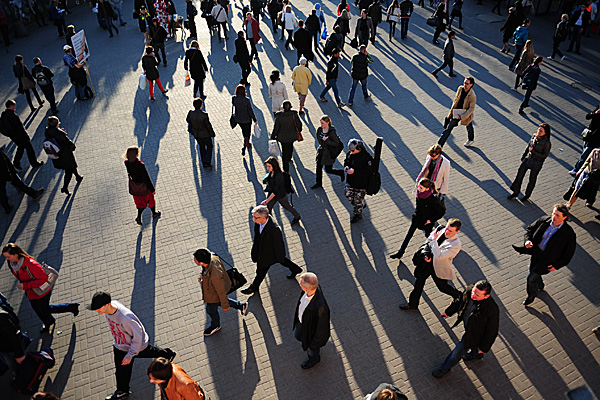
#> input picture Zdjecia/a12.jpeg, 600 x 400 px
$ python main6.py
#> lines starting #> are read from the running program, lines starting #| are printed output that depends on the picture; after the words box and inside, x2 and y2 are one past the last pixel; in counts of white or black regions, pixels touching at a corner belong together
### main5.py
import cv2

import numpy as np
from imutils.object_detection import  non_max_suppression

HOGCV = cv2.HOGDescriptor()
HOGCV.setSVMDetector(cv2.HOGDescriptor_getDefaultPeopleDetector())

def Detect (frame):
    rects, weights = HOGCV.detectMultiScale(frame,winStride=(4,4),padding=(8,8),scale=1.03)
    rects = np.array([[x,y,x+w,y+h] for (x,y,w,h) in rects])
    pick = non_max_suppression(rects,probs=None,overlapThresh=0.65)
    c=1
    for x,y,w,h in pick:
        cv2.rectangle(frame, (x,y), (w,h), (0,0,255),2)
        #cv2.rectangle(frame, (x,y - 20), (w,y), (0,0,255), -1)
        c +=1

    cv2.imshow("zdj", frame)
    return frame

### main6.py
import cv2
import imutils
from main5 import Detect


img = cv2.imread("Zdjecia/a12.jpeg")
#> img is the input picture: shape (400, 600, 3); mean B, G, R 85.8, 84.6, 87.5
img = imutils.resize(img,width=900)
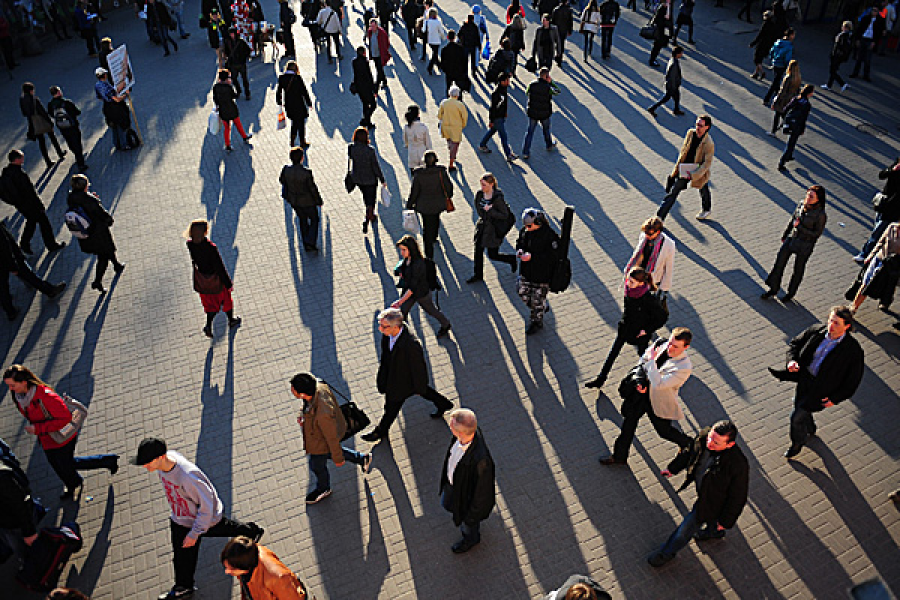
#> img: shape (600, 900, 3); mean B, G, R 85.9, 84.7, 87.6

img = Detect(img)
#> in Detect, `rects, weights = HOGCV.detectMultiScale(frame,winStride=(4,4),padding=..`: rects = 13 rows, first 6: [259, 44, 70, 140], [507, 49, 66, 132], [188, 50, 70, 139], [327, 110, 75, 149], [257, 128, 83, 166], [393, 133, 75, 150]; weights = [1.48, 0.562, 0.607, 1.02, 1.35, 2.23, 0.257, 0.797, 0.341, 0.293, 0.368, 0.282, 0.116]
#> in Detect, `rects = np.array([[x,y,x+w,y+h] for (x,y,w,h) in rects])`: rects = 13 rows, first 6: [259, 44, 329, 184], [507, 49, 573, 181], [188, 50, 258, 189], [327, 110, 402, 259], [257, 128, 340, 294], [393, 133, 468, 283]
#> in Detect, `pick = non_max_suppression(rects,probs=None,overlapThresh=0.65)`: pick = [[321, 367, 438, 600], [417, 381, 513, 573], [282, 380, 352, 521], [477, 261, 552, 410], [169, 209, 245, 361], [257, 128, 340, 294], [393, 133, 468, 283], [327, 110, 402, 259], [188, 50, 258, 189], [259, 44, 329, 184], [507, 49, 573, 181], [81, 26, 155, 173]]
#> the loop in Detect, `for x,y,w,h in pick:` made 12 passes
#> after the loop in Detect, `for x,y,w,h in pick:`:
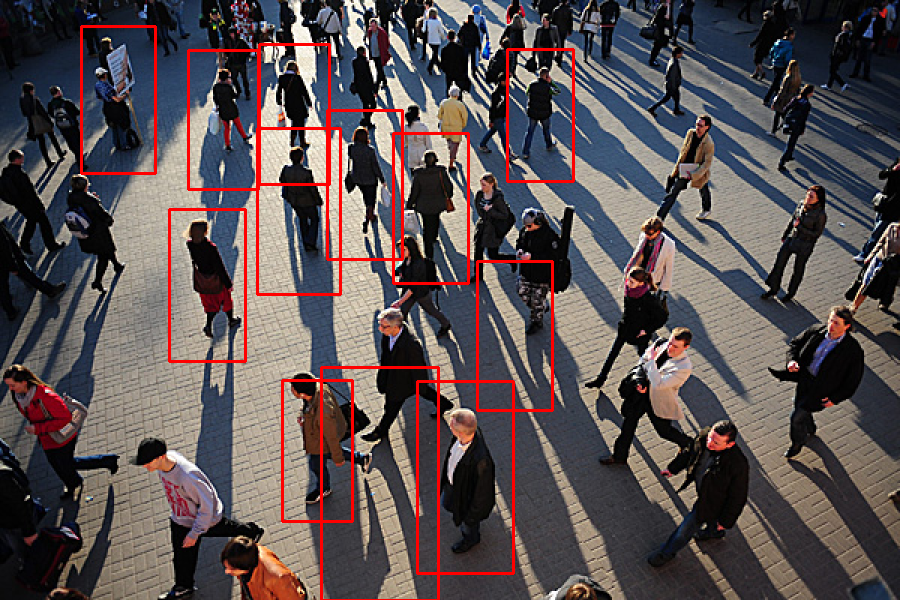
#> frame: shape (600, 900, 3); 2.99% of pixels changed, all inside (x1, y1, x2, y2) = (80, 25, 575, 600)
#> after the loop in Detect, `for x,y,w,h in pick:`: c = 13
cv2.waitKey(0)
cv2.destroyAllWindows()

$ run again, with Zdjecia/a1.jpg copied over Zdjecia/a12.jpeg
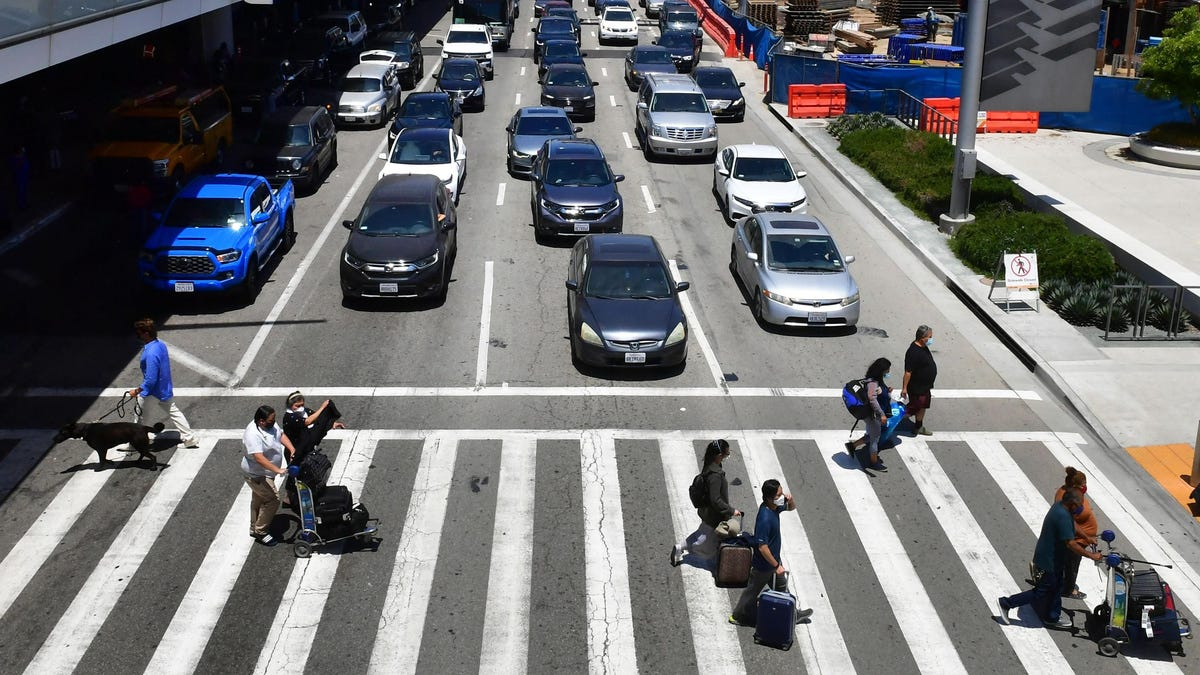
#> input picture Zdjecia/a1.jpg, 1200 x 675 px
#> img is the input picture: shape (675, 1200, 3); mean B, G, R 115, 113.3, 112.5
#> img: shape (506, 900, 3)
#> in Detect, `rects, weights = HOGCV.detectMultiScale(frame,winStride=(4,4),padding=..`: rects = [[163, 287, 70, 139], [423, 24, 89, 178], [478, 107, 110, 219]]; weights = [1.01, 0.346, 0.787]
#> in Detect, `rects = np.array([[x,y,x+w,y+h] for (x,y,w,h) in rects])`: rects = [[163, 287, 233, 426], [423, 24, 512, 202], [478, 107, 588, 326]]
#> pick = [[163, 287, 233, 426], [478, 107, 588, 326], [423, 24, 512, 202]]
#> the loop in Detect, `for x,y,w,h in pick:` made 3 passes
#> after the loop in Detect, `for x,y,w,h in pick:`:
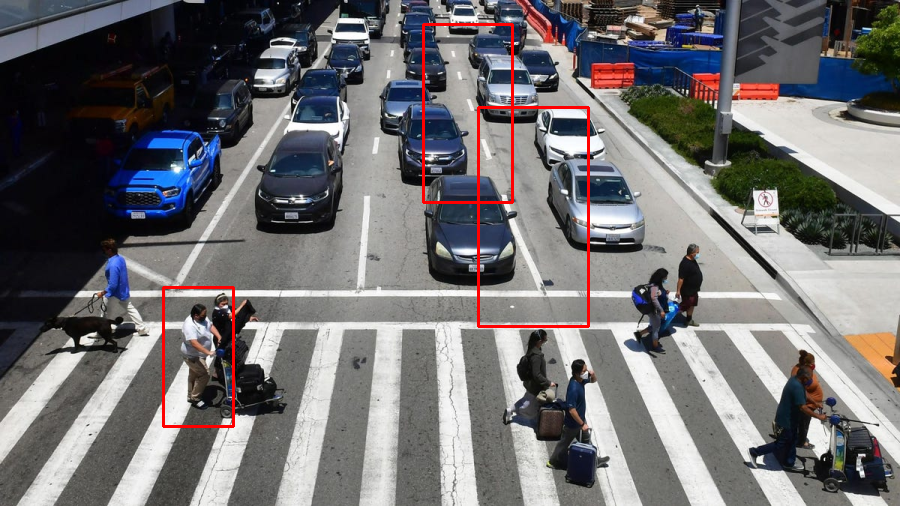
#> frame: shape (506, 900, 3); mean B, G, R 113.6, 112, 113.9
#> after the loop in Detect, `for x,y,w,h in pick:`: c = 4

$ run again, with Zdjecia/a2.jpg copied over Zdjecia/a12.jpeg
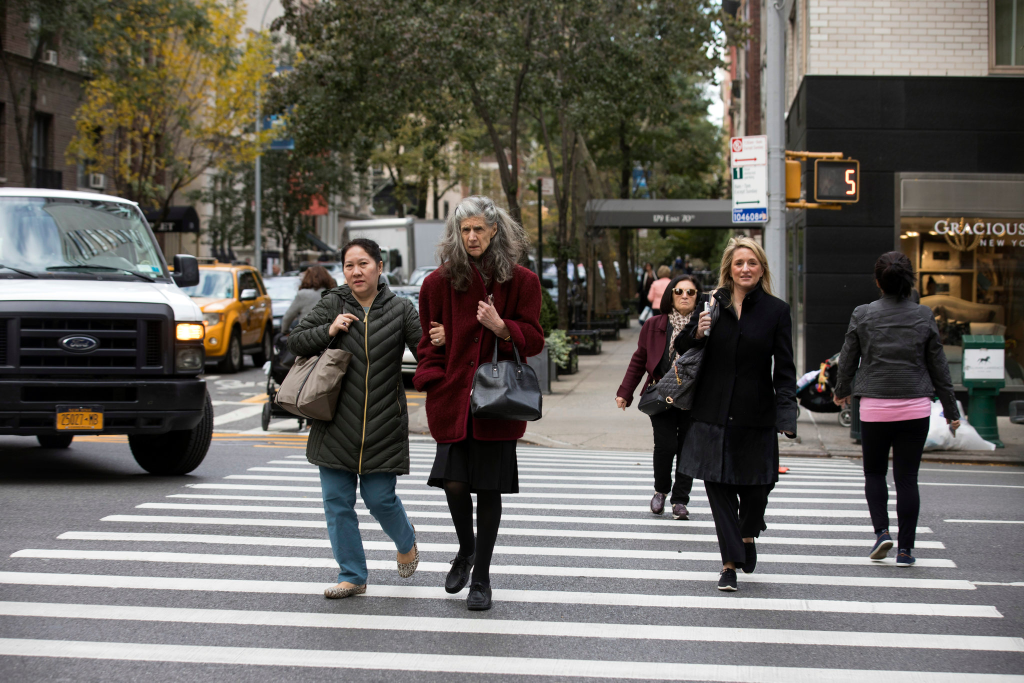
#> input picture Zdjecia/a2.jpg, 2048 x 1365 px (shown at 1/2 size)
#> img is the input picture: shape (1365, 2048, 3); mean B, G, R 94.1, 99.7, 103.1
#> `img = imutils.resize(img,width=900)`:
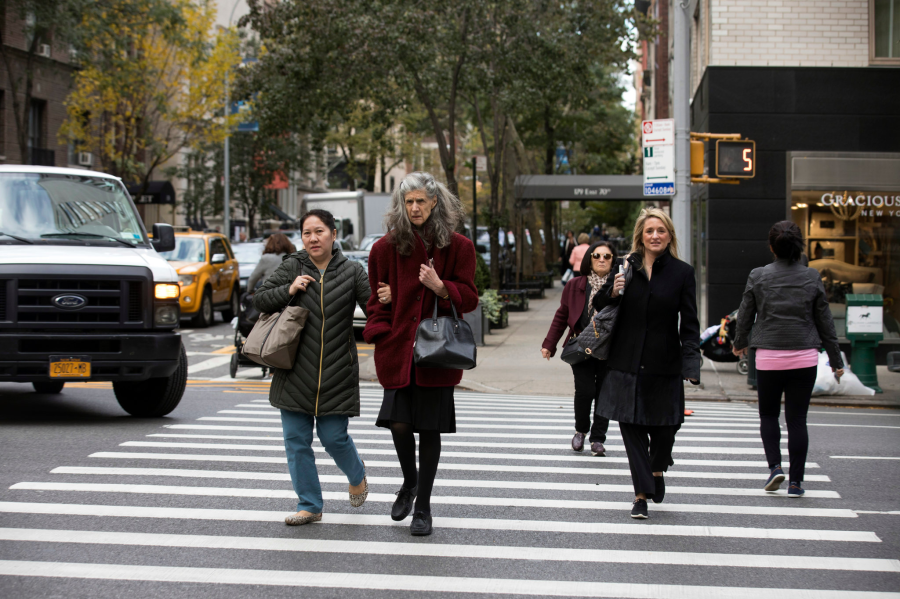
#> img: shape (599, 900, 3); mean B, G, R 94.1, 99.7, 103.1
#> in Detect, `rects, weights = HOGCV.detectMultiScale(frame,winStride=(4,4),padding=..`: rects = [[349, 280, 144, 288], [527, 186, 176, 351], [699, 198, 173, 347], [213, 182, 202, 405]]; weights = [1.55, 1.25, 3.73, 0.981]
#> in Detect, `rects = np.array([[x,y,x+w,y+h] for (x,y,w,h) in rects])`: rects = [[349, 280, 493, 568], [527, 186, 703, 537], [699, 198, 872, 545], [213, 182, 415, 587]]
#> pick = [[213, 182, 415, 587], [349, 280, 493, 568], [699, 198, 872, 545], [527, 186, 703, 537]]
#> the loop in Detect, `for x,y,w,h in pick:` made 4 passes
#> after the loop in Detect, `for x,y,w,h in pick:`:
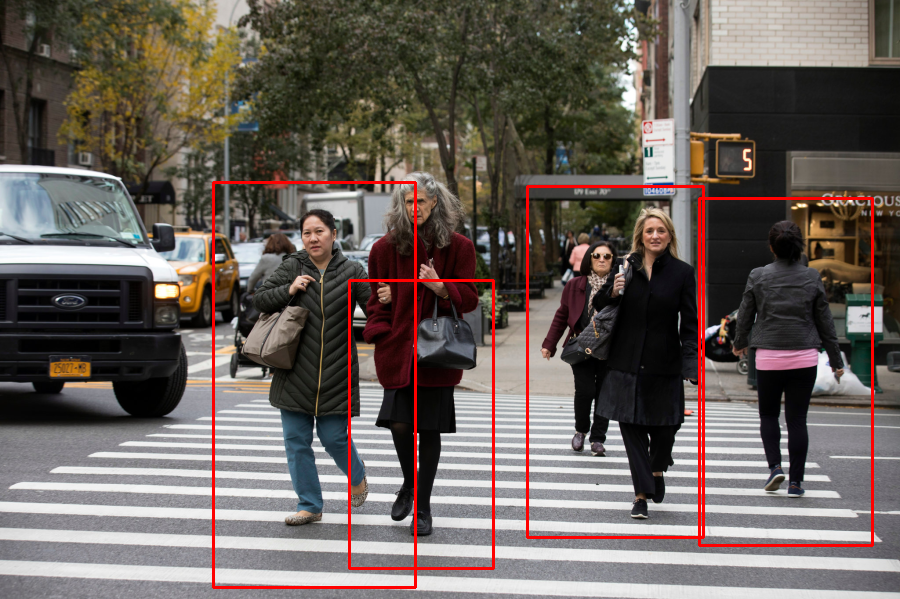
#> frame: shape (599, 900, 3); 2.31% of pixels changed, all inside (x1, y1, x2, y2) = (212, 181, 874, 589)
#> after the loop in Detect, `for x,y,w,h in pick:`: c = 5

$ run again, with Zdjecia/a3.jpg copied over Zdjecia/a12.jpeg
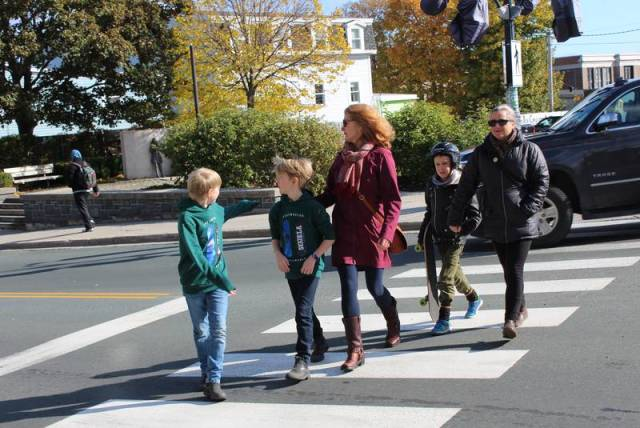
#> input picture Zdjecia/a3.jpg, 640 x 428 px
#> img is the input picture: shape (428, 640, 3); mean B, G, R 107.9, 113, 113.1
#> img: shape (601, 900, 3)
#> in Detect, `rects, weights = HOGCV.detectMultiScale(frame,winStride=(4,4),padding=..`: rects = [[77, 193, 77, 155], [221, 305, 144, 287], [371, 191, 185, 370], [212, 161, 142, 284], [548, 179, 157, 315], [589, 87, 234, 467]]; weights = [0.293, 1.11, 1.43, 0.894, 0.819, 0.692]
#> in Detect, `rects = np.array([[x,y,x+w,y+h] for (x,y,w,h) in rects])`: rects = [[77, 193, 154, 348], [221, 305, 365, 592], [371, 191, 556, 561], [212, 161, 354, 445], [548, 179, 705, 494], [589, 87, 823, 554]]
#> pick = [[221, 305, 365, 592], [371, 191, 556, 561], [589, 87, 823, 554], [212, 161, 354, 445], [77, 193, 154, 348]]
#> the loop in Detect, `for x,y,w,h in pick:` made 5 passes
#> after the loop in Detect, `for x,y,w,h in pick:`:
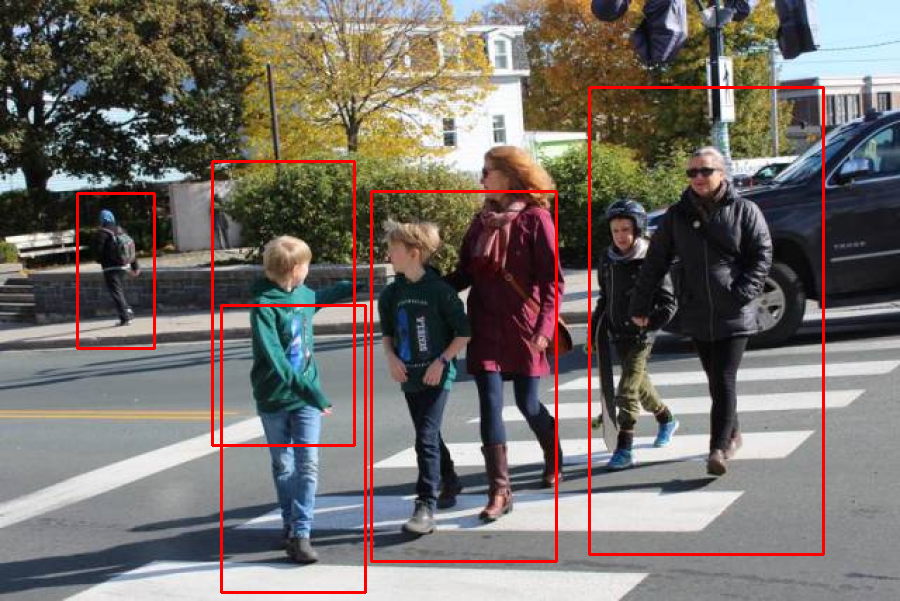
#> frame: shape (601, 900, 3); mean B, G, R 104.9, 109.9, 116.6
#> after the loop in Detect, `for x,y,w,h in pick:`: c = 6
